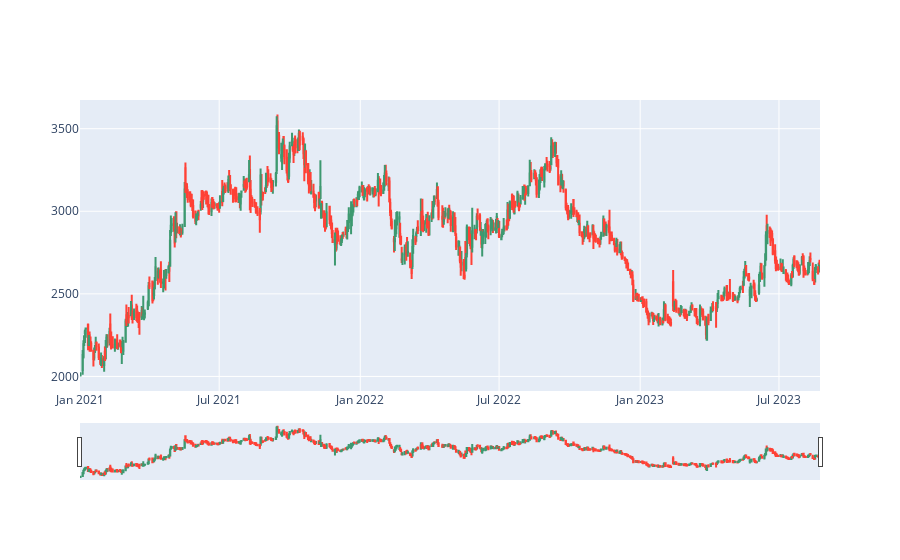

The notebook cell this image was saved under:
### Code cell
df = pd.read_csv("../data/cleaned_stocks/stock_0")
fig = go.Figure(data=[go.Candlestick(x=df['time'],
                open=df['Open'],
                high=df['High'],
                low=df['Low'],
                close=df['Close'])])

fig.show()

### Figure 1 — Plotly figure (JSON) as saved in the notebook; plotly's stock layout.template omitted (floating-point values rounded to 4 significant figures; data arrays with more than 128 entries replaced by an {"elided": "..."} marker saying what was removed)
{"data": [{"close": {"elided": "655 float values"}, "high": {"elided": "655 float values"}, "low": {"elided": "655 float values"}, "open": {"elided": "655 float values"}, "type": "candlestick", "x": {"elided": "655 str values"}}], "layout": {}}
